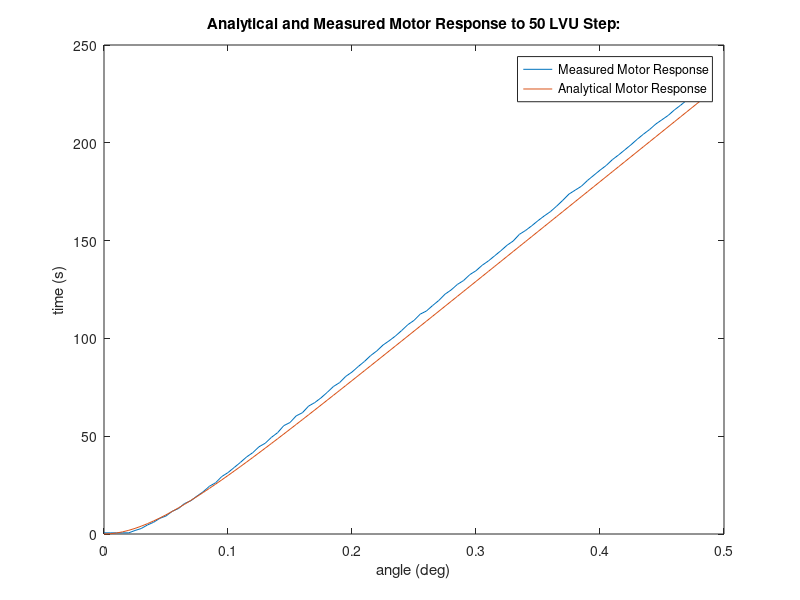

This figure's MATLAB source:
clc; clear; clf;
angle = importdata("MotorAt50.csv");

l = 50;
A = 0.0046;
B = 0.098;
func = @(t) l*A/B^2*(B/A*t - 1 + exp((-B/A)*t));

inc = 0.005;
t = 0:inc:(length(angle)-1)*inc;

AnAngle = func(t);

figure(1)

plot(t, angle, "DisplayName","Measured Motor Response")
hold on
plot(t, AnAngle, "DisplayName","Analytical Motor Response")
legend
title("Analytical and Measured Motor Response to 50 LVU Step:")
xlabel("angle (deg)")
ylabel("time (s)")
hold off
